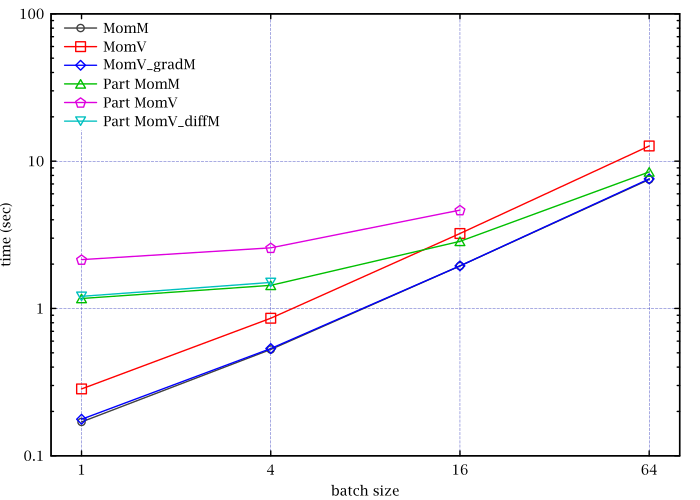

Write gnuplot code to recreate this figure.
# for b in 1 4 16 64;do echo -n $b; awk '/^[1-9]\./ {t=$1;a=0} /fun run/{++a;s[a]=$(NF-1);if(a==6){m=10000;for(k in s){if(m>s[k])m=s[k]};printf(" %.6f",m)}}' ../../bench/omelyan_8_8_8_16_$b.log; echo; done
$T << E
1 0.169766 0.284381 0.177041 1.168664 2.145144 1.208663
4 0.527040 0.858423 0.534549 1.435069 2.579894 1.502601
16 1.943588 3.229018 1.946642 2.855340 4.651465
64 7.510009 12.676793 7.583823 8.450016
E

set key left Left reverse
set grid lc rgb '#aaa'
set xlabel 'batch size'
set ylabel 'time (sec)'
set log xy
set xrange [0.8:80]
set xtics (1,4,16,64)
plot \
	$T u 1:2 w lp t 'MomM', \
	$T u 1:3 w lp t 'MomV', \
	$T u 1:4 w lp t 'MomV_gradM', \
	$T u 1:5 w lp t 'Part MomM', \
	$T u 1:6 w lp t 'Part MomV', \
	$T u 1:7 w lp t 'Part MomV_diffM'
